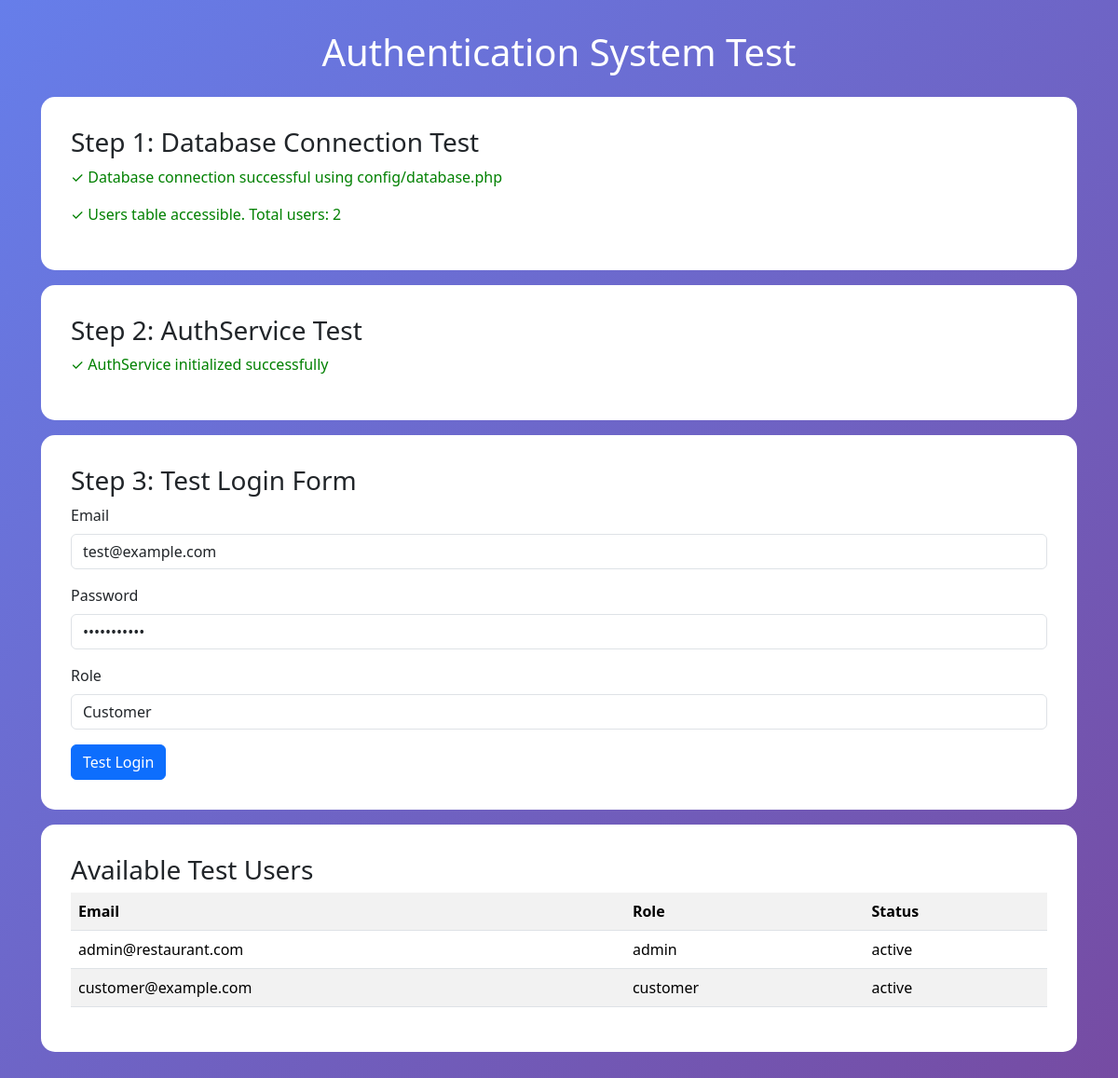
Screenshot of /auth_test.php with the database file from the repository.
### tables this page shows
CREATE TABLE IF NOT EXISTS `users` (
    `id` INT(11) NOT NULL AUTO_INCREMENT,
    `name` VARCHAR(100) NOT NULL,
    `email` VARCHAR(150) NOT NULL,
    `password` VARCHAR(255) NOT NULL,
    `role` ENUM('customer', 'admin') NOT NULL DEFAULT 'customer',
    `phone` VARCHAR(20) DEFAULT NULL,
    `status` ENUM('active', 'inactive', 'blocked') NOT NULL DEFAULT 'active',
    `created_at` TIMESTAMP DEFAULT CURRENT_TIMESTAMP,
    `last_login` TIMESTAMP NULL DEFAULT NULL,
    PRIMARY KEY (`id`),
    UNIQUE KEY `email` (`email`),
    INDEX `idx_email` (`email`),
    INDEX `idx_role` (`role`),
    INDEX `idx_status` (`status`)
);

### auth_test.php (the view, shortened to what this page needs)
<!DOCTYPE html>
<html lang="en">
<head>
    <link href="https://cdn.jsdelivr.net/npm/bootstrap@5.3.2/dist/css/bootstrap.min.css" rel="stylesheet">
</head>
<body>
    <div class="container">
        <h1 class="text-white text-center mb-4">Authentication System Test</h1>
        <div class="test-card">
            <h3>Step 1: Database Connection Test</h3>
            <?php
            try {
                $conn = getConnection();
                echo "<p class='success'>✓ Database connection successful using config/database.php</p>";
                $stmt = $conn->query("SELECT COUNT(*) as user_count FROM users");
                $result = $stmt->fetch();
                echo "<p class='success'>✓ Users table accessible. Total users: " . $result['user_count'] . "</p>";
            } catch (Exception $e) {
                echo "<p class='error'>❌ Database connection failed: " . $e->getMessage() . "</p>";
            }
            ?>
        </div>
        <div class="test-card">
            <h3>Step 2: AuthService Test</h3>
            <?php
            try {
                echo "<p class='success'>✓ AuthService initialized successfully</p>";
            } catch (Exception $e) {
                echo "<p class='error'>❌ AuthService failed: " . $e->getMessage() . "</p>";
            }
            ?>
        </div>
        <div class="test-card">
            <h3>Step 3: Test Login Form</h3>
            <form method="POST" id="loginForm">
                <div class="mb-3">
                    <label for="email" class="form-label">Email</label>
                    <input type="email" class="form-control" id="email" name="email" value="test@example.com">
                </div>
                <div class="mb-3">
                    <label for="password" class="form-label">Password</label>
                    <input type="password" class="form-control" id="password" name="password" value="password123">
                </div>
                <div class="mb-3">
                    <label for="role" class="form-label">Role</label>
                    <select class="form-control" id="role" name="role">
                        <option value="customer">Customer</option>
                    </select>
                </div>
                <button type="submit" name="test_login" class="btn btn-primary">Test Login</button>
            </form>
        </div>
        <div class="test-card">
            <h3>Available Test Users</h3>
            <?php
            if (isset($conn)) {
                try {
                    $stmt = $conn->query("SELECT email, role, status FROM users LIMIT 5");
                    $users = $stmt->fetchAll();
                    if ($users) {
                        echo "<table class='table table-striped'>";
                        echo "<tr><th>Email</th><th>Role</th><th>Status</th></tr>";
                        foreach ($users as $user) {
                            echo "<tr><td>{$user['email']}</td><td>{$user['role']}</td><td>{$user['status']}</td></tr>";
                        }
                        echo "</table>";
                    } else {
                        echo "<p>No users found in database</p>";
                    }
                } catch (Exception $e) {
                    echo "<p class='error'>❌ Could not fetch users: " . $e->getMessage() . "</p>";
                }
            }
            ?>
        </div>
    </div>
</body>
</html>

### auth_test.php (style rules this page uses)
body { background: linear-gradient(135deg, #667eea 0%, #764ba2 100%); min-height: 100vh; padding: 2rem; }
.test-card { background: white; border-radius: 15px; padding: 2rem; margin: 1rem 0; }
.success { color: green; }

### rows the page displays
users: email "admin@restaurant.com", role "admin", status "active"
users: email "customer@example.com", role "customer", status "active"

### other values shown
$result['user_count'] "2"
